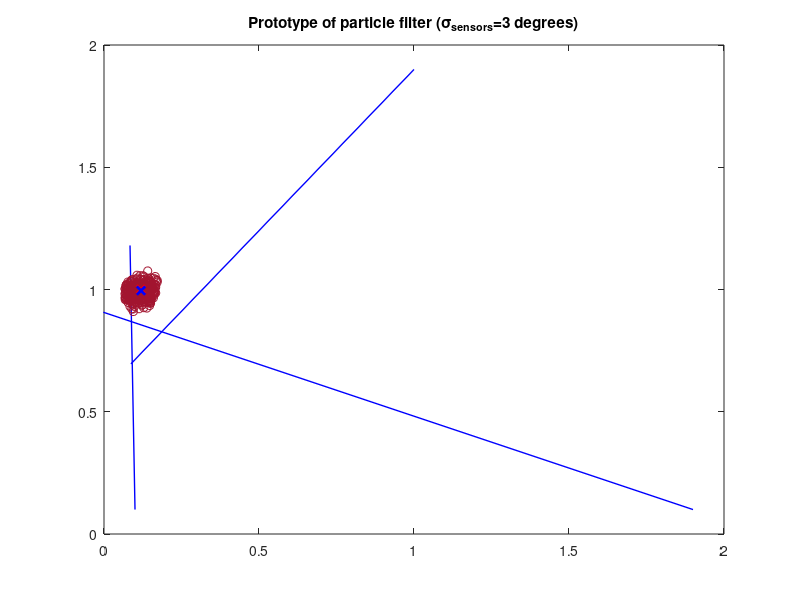

Here is the MATLAB script that generated this plot: (Note: this script raises an error after producing the figure.)
close all
clear all

%mov = avifile('particle_filter_new_states.avi');

cat(1) = 0.1 + i * 0.1;
cat(2) = 1.9 + i * 0.1;
cat(3) = 1 + i * 1.9;

N = 400
stddegrees = 3;

[X, Y] = meshgrid(0:.02:2, 0:.02:2);
s = stddegrees*(pi/180);	% Standard deviation in radians
titletext = sprintf('Prototype of particle filter (\\sigma_{sensors}=%i degrees)', stddegrees);

p = [rand(N, 2)*2 ,rand(N, 1)*255, rand(N, 1)*0.04-0.02, ones(N, 1), zeros(N, 1)];	% x, y, theta, |v|, w, age
T = 0.5;

figure
frame = 1;
lasttheta = 0;
lastmouse = 0;

tic
for theta = 0:0.05:2*pi
	% Update mouse
	%mouse = 1 + 0.6*cos(theta) + i*(1 + 0.6*sin(theta));
	mouse = 1 + i*1;
	if (theta<0.5*pi)
		mouse = 1.9 - 0.9*(theta/(pi*0.5)) + i*1;
	end
	if (theta>1.5*pi)
		mouse = 1 - 0.9*((theta-1.5*pi)/(pi*0.5)) + i*1;
	end
	movement = mouse - lastmouse;

	% Update sensors and add noise
	v1 = (mouse - cat(1)) * exp(i*randn(1)*s);
	v2 = (mouse - cat(2)) * exp(i*randn(1)*s);
	v3 = (mouse - cat(3)) * exp(i*randn(1)*s);
	d1 = abs(v1);
	d2 = abs(v2);
	d3 = abs(v3);
	v1 = v1/d1;
	v2 = v2/d2;
	v3 = v3/d3;

	% Update particles
	% Integrate
	p(:, 1) = p(:, 1) + cos(p(:, 3)*(pi/256)).*(T*p(:, 4));
	p(:, 2) = p(:, 2) + sin(p(:, 3)*(pi/256)).*(T*p(:, 4));

	% Compare particles to sensors
	A = p(:, 1) + i*p(:, 2);

	% Reinit since we have access to all three sensors
	p(:, 5) = ones(N, 1);
	for g = 1:3
		z = angle(A - cat(g));
		mu = angle(mouse - cat(g));
		% Penalty function
		w = exp(-((z - mu).^2)/(2*s^2));
		%w = (1/sqrt(2*pi*s^2))*exp(-((z - mu).^2)/(2*s^2));
		p(:, 5) = p(:, 5) .* w;	% Update weights
	end

	% Increase age
	p(:, 6) = p(:, 6) + 1;

	if (sum(isnan(p(:, 5)))>0)
		nan = sum(isnan(p(:, 5)))
		break
	end

	% Normalise
	p(:, 5) = p(:, 5)/sum(p(:, 5));
	p(:, 3) = mod(p(:, 3), 256);

	% Set up cut-offs
	Nuc = floor(N*0.8);
	Nlc = floor(N*0.2);
	%standard_deviation_in_degrees = sqrt(var(c))*(180/pi)

	% Sort according to weights
	A = p;
	[OldRowNumber, NewRowNumber] = sort(A(:, 5));
	p = A(NewRowNumber, :);

	% Calculate mean
	m = [mean(p(Nuc:N, 1)) mean(p(Nuc:N, 2))];

	% Resample
	A = [p(Nuc:N, 1:5), zeros(N-Nuc+1, 1)];
	B = [randn(N-Nuc+1, 2)*0.015, randn(N-Nuc+1, 1)*2, randn(N-Nuc+1, 1)*0.05, ones(N-Nuc+1, 1)*mean(A(:, 5)), zeros(N-Nuc+1, 1) ];
	p(1:Nlc+1,:) = A + B;

	% Plot
	l1 = [cat(1) cat(1)+d1*1.2*v1];
	l2 = [cat(2) cat(2)+d2*1.2*v2];
	l3 = [cat(3) cat(3)+d3*1.2*v3];
	plot(real(l1), imag(l1), 'b-', 'LineWidth', 1)
	axis([0 2 0 2])
	hold on
	scatter(p(:,1), p(:,2), 'g.')
	plot(real(l2), imag(l2), 'b-', 'LineWidth', 1)
	plot(real(l3), imag(l3), 'b-', 'LineWidth', 1)
	plot(real(mouse), imag(mouse), 'rx', 'LineWidth', 2)
	plot(m(1), m(2), 'bx', 'LineWidth', 2)
	title(titletext)
	hold off

	% Update frame counter and save frame
	frame = frame + 1;
	f2 = getframe(gcf);
	%mov = addframe(mov, f2);

	% Save stuff for next iteration
	lasttheta = theta;
	lastmouse = mouse;
end

% Sort according to weights
A = p;
[OldRowNumber, NewRowNumber] = sort(A(:, 5));
p = A(NewRowNumber, :);

for i = 1:N
	if (p(i, 4)<0)
		p(i, 3) = p(i, 3) + 128;
		p(i, 4) = -p(i, 4);
	end
end

p(:, 3) = mod(p(:, 3), 256) * (360/256);

p = p(Nuc:N, :);	% Only use the best
 
p_mean = mean(p)
p_std = std(p)
ph = phase(movement)*(180/pi);
if (ph<0)
	ph = ph + 360;
end
p_error = [real(mouse) imag(mouse) ph abs(movement)/T 0 max(p(:, 6))] - p_mean
fprintf('seconds/frame %i\n', toc/frame);
%mov = close(mov);
